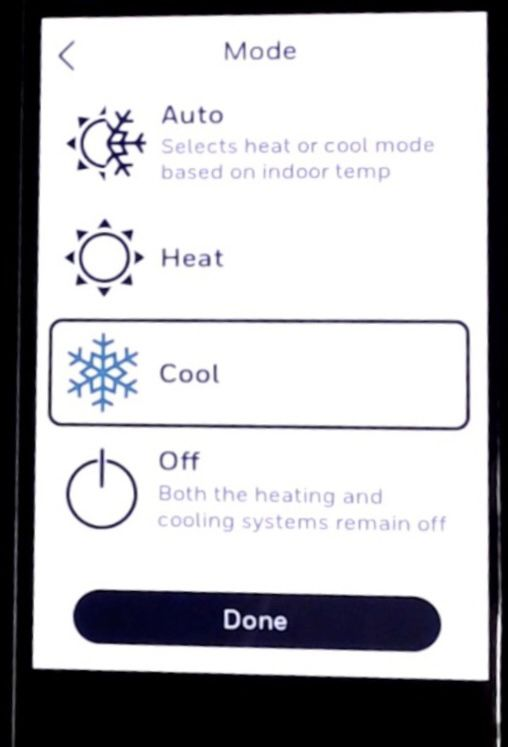
#> input picture Software/PC_App/screens/fotoCAM.jpeg, 508 x 747 px
$ python -i color_matcher.py   (imports and definitions only)
#> lines starting #> are read from the running program, lines starting #| are printed output that depends on the picture
import cv2
import matplotlib.pyplot as plt
from typing import Dict, Tuple, Type

class ColorImage:
    def __init__(self, path) -> None:
#> called with path = 'screens/fotoCAM.jpeg'
        self.img = cv2.imread(path)
#> self.img is the input picture: shape (747, 508, 3); mean B, G, R 185.6, 182.6, 182.9

    ########### Public methods ##########
    # [13 lines left out: function matchResolutions, not called in this run]

    def preprocess(self) -> None:
        """" Preprocess image taken from a camera to better match its
             reference unnoised counterpart """
        self.__CLAHE()
        self.__setContrast(1.25)
        self.__darken(gain=0.5, cutoff=50)
        return

    # [26 lines left out: functions compareColors, getColors, not called in this run]


    ########## Private methods ##########
    def __CLAHE(self, Limit=2.0) -> None:
        """ Contrast-Limited Adaptive Histogram Equalization (CLAHE) Algorithm.
        This helps to enhance features of the image by stretching the histogram
        across the entire color space """
#> called with Limit = 2

        # converting to LAB color space
        lab = cv2.cvtColor(self.img, cv2.COLOR_BGR2LAB)
#> lab: shape (747, 508, 3); mean of channels 0, 1, 2 183.4, 128.9, 126.3
        (l_channel, a, b) = cv2.split(lab)
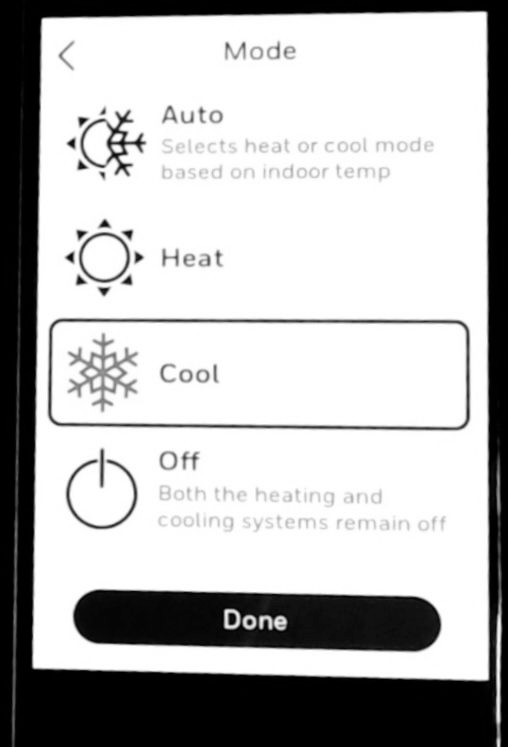
#> l_channel: shape (747, 508); min 0, max 255, mean 183.4
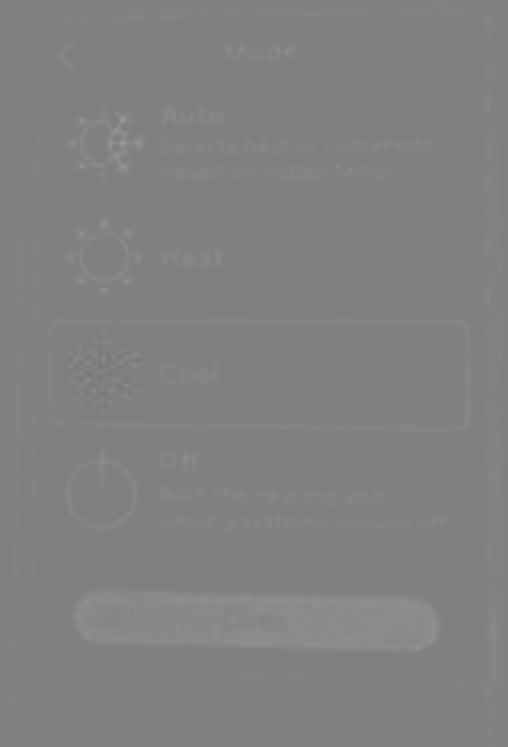
#> a: shape (747, 508); min 119, max 155, mean 128.9
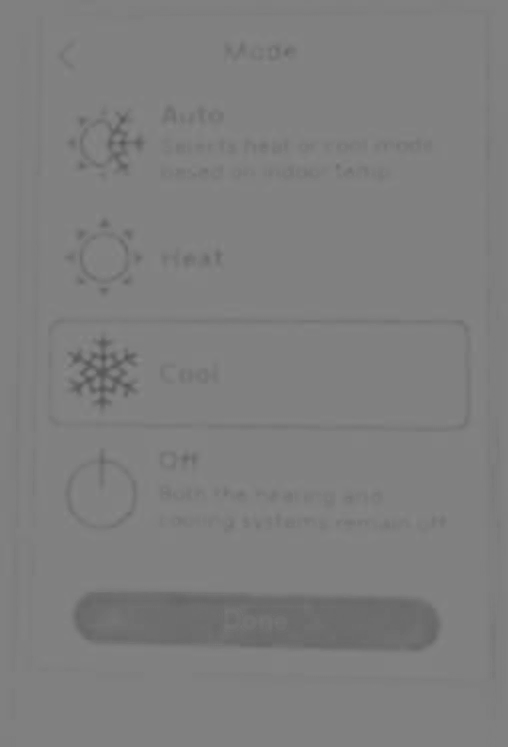
#> b: shape (747, 508); min 83, max 137, mean 126.3
        # Applying CLAHE to L-channel
        clahe = cv2.createCLAHE(clipLimit=Limit, tileGridSize=(4,4))
        cl = clahe.apply(l_channel)
        # merge the CLAHE enhanced L-channel with the a and b channel
        limg = cv2.merge((cl,a,b))
#> limg: shape (747, 508, 3); mean of channels 0, 1, 2 183.2, 128.9, 126.3
        # Converting image from LAB Color model to BGR color spcae
        self.img = cv2.cvtColor(limg, cv2.COLOR_LAB2BGR)
        return

    def __setContrast(self, contrast: float) -> None:
        """ Changes image contrast to value specified """
#> called with contrast = 1.25
        self.img = cv2.convertScaleAbs(self.img, alpha=contrast)
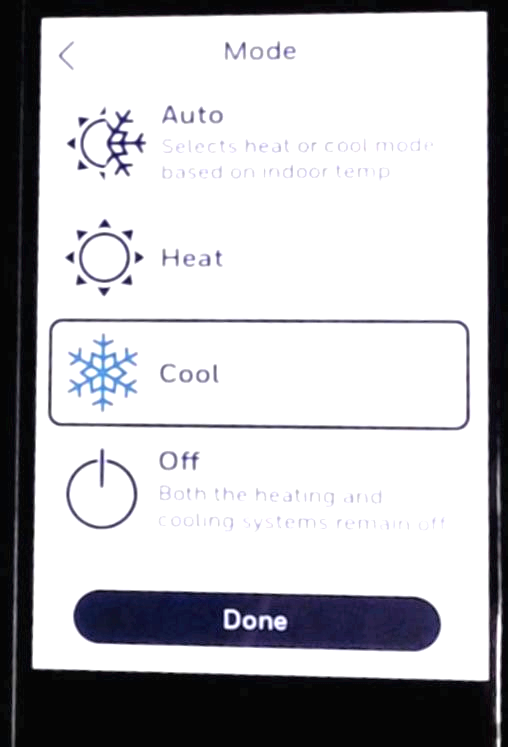
#> self.img: shape (747, 508, 3); mean B, G, R 191, 187.6, 187.7
        return

    # [4 lines left out: function __setBrightness, not called in this run]

    def __darken(self, gain: float, cutoff: int) -> None:
        """ Darkens all colors under cutoff by downscaling pixel\
            brightness through the gain parameter
        @param gain: float - Gain from 0 to 1 to downscale brightness
        @param cutoff: int - Cutoff threshold intensity from which to\
                             begin downscaling
        """
#> called with gain = 0.5, cutoff = 50
        for pixel_row in self.img:
            for pixel in pixel_row:
                if (pixel[0] < cutoff) and (pixel[1] < cutoff) and (pixel[2] < cutoff):
                    pixel[0] = int(pixel[0] * gain)
                    pixel[1] = int(pixel[1] * gain)
                    pixel[2] = int(pixel[2] * gain)
#> after the loop, pixel = [2, 2, 2]
        return

    # [40 lines left out: functions __closestColor, __is_pixelGrayScale, __weightedIoU, not called in this run]

    ########## Private variables ##########
    __colors = {
        (0, 0, 255): 'blue',
        (150, 75, 0): 'brown',
        (0, 255, 0): 'green',
        (173, 216, 230): 'light blue',
        (0, 0, 128): 'navy blue',
        (255, 165, 0): 'orange',
        (255, 192, 203): 'pink',
        (128, 0, 128): 'purple',
        (255, 0, 0): 'red',
        (0, 128, 128): 'teal',
        (143, 0, 255): 'violet',
        (255, 255, 0): 'yellow'
    }
# END OF CLASS ColorImage

>>> result = ColorImage('screens/fotoCAM.jpeg').preprocess()

$ run again, on Software/PC_App/screens/T1.PNG
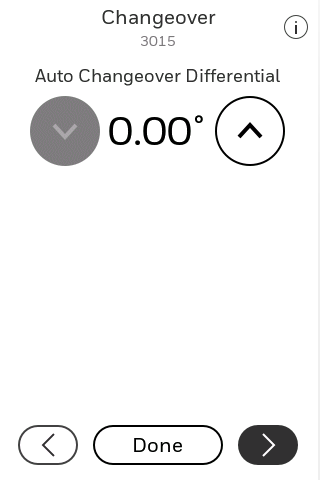
#> input picture Software/PC_App/screens/T1.PNG, 320 x 480 px
#> in __init__, self.img is the input picture: shape (480, 320, 3); mean B, G, R 243, 243, 243
#> lab: shape (480, 320, 3); mean of channels 0, 1, 2 243.4, 128, 128
#> limg: shape (480, 320, 3); mean of channels 0, 1, 2 243.4, 128, 128
#> in __setContrast, `self.img = cv2.convertScaleAbs(self.img, alpha=contrast)`:
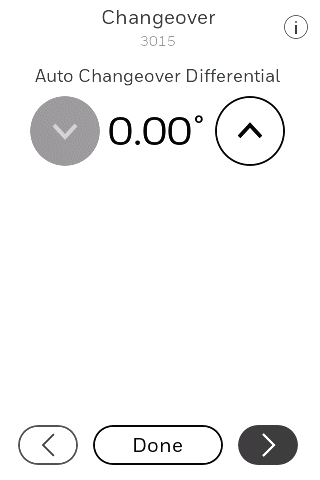
#> self.img: shape (480, 320, 3); mean B, G, R 244.9, 244.8, 244.9
#> after the loop in __darken, `for pixel_row in self.img:`: pixel = [255, 255, 255]

$ run again, on Software/PC_App/screens/T10.PNG
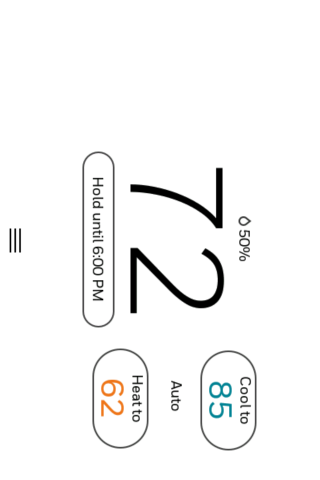
#> input picture Software/PC_App/screens/T10.PNG, 320 x 480 px
#> in __init__, self.img is the input picture: shape (480, 320, 3); mean B, G, R 246.7, 246.9, 246.8
#> lab: shape (480, 320, 3); mean of channels 0, 1, 2 247.2, 128, 128.1
#> in __CLAHE, `(l_channel, a, b) = cv2.split(lab)`:
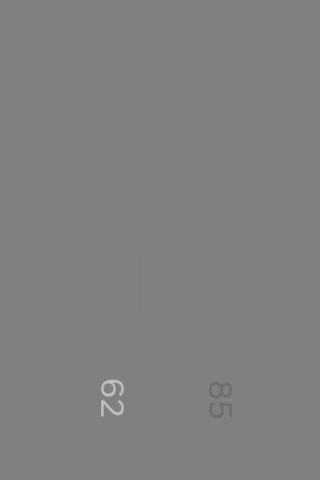
#> b: shape (480, 320); min 110, max 193, mean 128.1
#> limg: shape (480, 320, 3); mean of channels 0, 1, 2 247, 128, 128.1
#> in __setContrast, `self.img = cv2.convertScaleAbs(self.img, alpha=contrast)`:
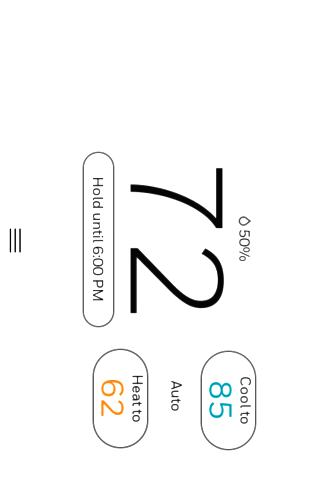
#> self.img: shape (480, 320, 3); mean B, G, R 248, 248.2, 248
#> after the loop in __darken, `for pixel_row in self.img:`: pixel = [255, 255, 255]

$ run again, on Software/PC_App/screens/T11.PNG
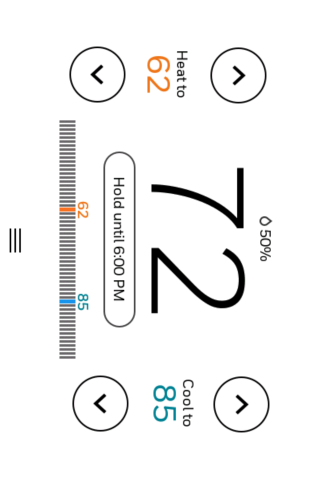
#> input picture Software/PC_App/screens/T11.PNG, 320 x 480 px
#> in __init__, self.img is the input picture: shape (480, 320, 3); mean B, G, R 243, 243.2, 243.2
#> lab: shape (480, 320, 3); mean of channels 0, 1, 2 243.7, 128, 128.1
#> in __CLAHE, `(l_channel, a, b) = cv2.split(lab)`:
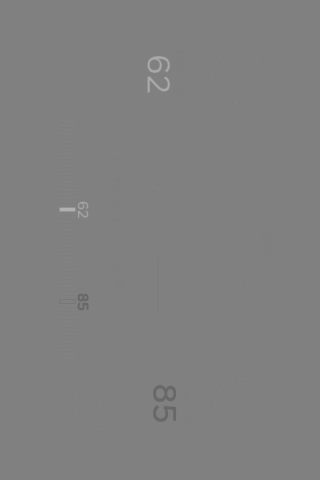
#> a: shape (480, 320); min 102, max 177, mean 128
#> limg: shape (480, 320, 3); mean of channels 0, 1, 2 243.3, 128, 128.1
#> in __setContrast, `self.img = cv2.convertScaleAbs(self.img, alpha=contrast)`:
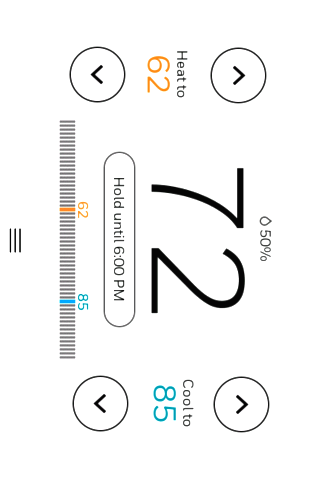
#> self.img: shape (480, 320, 3); mean B, G, R 245, 245.2, 245
#> after the loop in __darken, `for pixel_row in self.img:`: pixel = [255, 255, 255]
